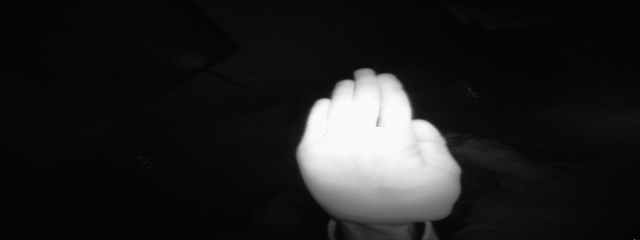
#> input picture Test/00/01_palm/frame_00_01_0019.png, 640 x 240 px, given in place of 160_color.png, which was not available
$ jupyter execute --allow-errors 'Resize Images Code.ipynb'   (text cells are left out)
#> lines starting #> are read from the running program, lines starting #| are printed output that depends on the picture
[cell 1]
from PIL import Image
import glob

[cell 2]
#display image
img_path = 'C:/Users/SHAKIB/Documents/AI Projects/SubProject02/Subject1/160_color.png'

im = Image.open(img_path)
#> im is the input picture: PIL image 640x240 L; min 0, max 255, mean 32
print('{}'.format(im.format))
#| PNG
print('Size: {}'.format(im.size))
#| Size: (640, 240)
print('Image mode: {}'.format(im.mode))
#| Image mode: L
im.show()

[cell 3]
#empty lists
image_list = []
resized_images = []

[cell 4]
#append images to list
for filename in glob.glob('C:/Users/SHAKIB/Documents/AI Projects/SubProject02/Subject1/*.png'):
    print(filename)
    img = Image.open(filename)
    image_list.append(img)

[cell 5]
#append resized images to list
for image in image_list:
    #image.show()
    image = image.resize((188, 90))
    resized_images.append(image)
#> this loop made 1 pass
#> pass 1, `image = image.resize((188, 90))`:
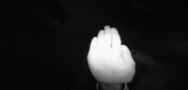
#> image: PIL image 188x90 L; min 4, max 252, mean 32
#> after the loop, resized_images = 1 item

[cell 6]
#save resized images to new folder
# could also probably use os to create new folder
for (i, new) in enumerate(resized_images):
    new.save('{}{}{}'.format('C:/Users/SHAKIB/Documents/AI Projects/SubProject02/Resized_Subject1/color',i+1,'.png'))

[cell 7]
from PIL import Image
import os

def crop_and_save(file_path, output_folder, crop_box):
    # Open the image
#> called with crop_box = (270, 250, 650, 500)
    image = Image.open(file_path)

    # Crop the image
    cropped_image = image.crop(crop_box)
#> cropped_image: PIL image 380x250 L; every value is 0

    # Save the cropped image
    output_path = os.path.join(output_folder, os.path.basename(file_path))
    cropped_image.save(output_path)

def batch_crop_and_save(input_folder, output_folder, crop_box):
    # Create the output folder if it doesn't exist
    if not os.path.exists(output_folder):
        os.makedirs(output_folder)

    # Iterate through all files in the input folder
    for file_name in os.listdir(input_folder):
        file_path = os.path.join(input_folder, file_name)

        # Check if the file is an image
        if os.path.isfile(file_path) and file_path.lower().endswith(('.jpg', '.jpeg', '.png')):
            crop_and_save(file_path, output_folder, crop_box)

# Example usage
input_folder = 'C:/Users/SHAKIB/Documents/AI Projects/SubProject02/Subject5'
output_folder = 'C:/Users/SHAKIB/Documents/AI Projects/SubProject02/Subject_5'
crop_box = (270, 250, 650, 500)  # Specify the crop box coordinates (left, upper, right, lower)

batch_crop_and_save(input_folder, output_folder, crop_box)

print('Process Completed Successfully')


$ run again, on Test/01/02_l/frame_01_02_0091.png
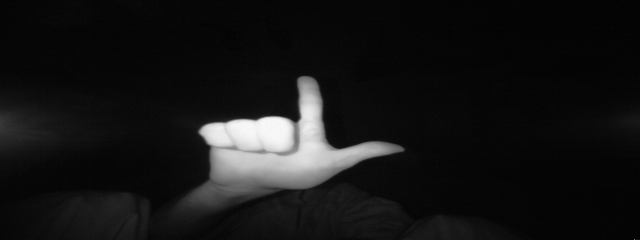
#> input picture Test/01/02_l/frame_01_02_0091.png, 640 x 240 px, given in place of 160_color.png, which was not available
#> im is the input picture: PIL image 640x240 L; min 0, max 251, mean 21.6
#| PNG
#| Size: (640, 240)
#| Image mode: L
#> the loop `for image in image_list:` made 1 pass
#> pass 1, `image = image.resize((188, 90))`:
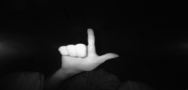
#> image: PIL image 188x90 L; min 3, max 249, mean 21.6
#> after the loop `for image in image_list:`: resized_images = 1 item
#> the loop `for (i, new) in enumerate(resized_images):` made 1 pass
#> cropped_image: PIL image 380x250 L; every value is 0

$ run again, on Test/02/03_fist/frame_02_03_0013.png
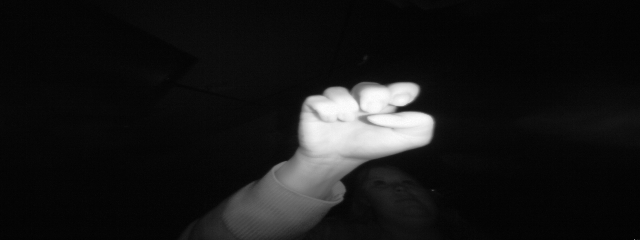
#> input picture Test/02/03_fist/frame_02_03_0013.png, 640 x 240 px, given in place of 160_color.png, which was not available
#> im is the input picture: PIL image 640x240 L; min 1, max 254, mean 23.7
#| PNG
#| Size: (640, 240)
#| Image mode: L
#> the loop `for image in image_list:` made 1 pass
#> pass 1, `image = image.resize((188, 90))`:
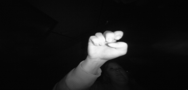
#> image: PIL image 188x90 L; min 3, max 252, mean 23.7
#> after the loop `for image in image_list:`: resized_images = 1 item
#> the loop `for (i, new) in enumerate(resized_images):` made 1 pass
#> cropped_image: PIL image 380x250 L; every value is 0
